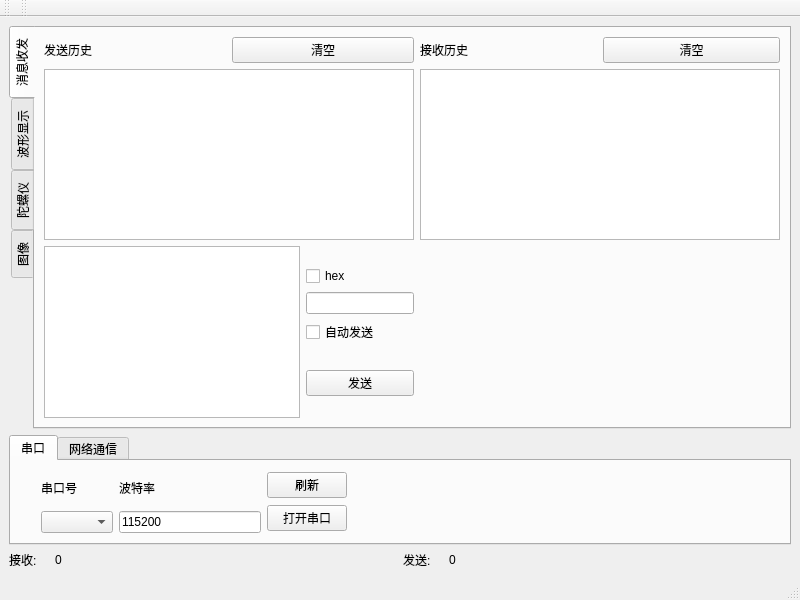
<?xml version="1.0" encoding="UTF-8"?>
<ui version="4.0">
 <class>SmartCarVisual</class>
 <widget class="QMainWindow" name="SmartCarVisual">
  <property name="enabled">
   <bool>true</bool>
  </property>
  <property name="geometry">
   <rect>
    <x>0</x>
    <y>0</y>
    <width>800</width>
    <height>600</height>
   </rect>
  </property>
  <property name="windowTitle">
   <string>SmartCarVisual</string>
  </property>
  <widget class="QWidget" name="centralwidget">
   <layout class="QGridLayout" name="gridLayout_4">
    <item row="0" column="0">
     <widget class="QTabWidget" name="tabWidget">
      <property name="layoutDirection">
       <enum>Qt::LeftToRight</enum>
      </property>
      <property name="tabPosition">
       <enum>QTabWidget::West</enum>
      </property>
      <property name="currentIndex">
       <number>0</number>
      </property>
      <property name="elideMode">
       <enum>Qt::ElideNone</enum>
      </property>
      <widget class="QWidget" name="tab">
       <attribute name="title">
        <string>消息收发</string>
       </attribute>
       <layout class="QGridLayout" name="gridLayout_5">
        <item row="0" column="0">
         <layout class="QHBoxLayout" name="horizontalLayout_8">
          <item>
           <widget class="QLabel" name="label_6">
            <property name="text">
             <string>发送历史</string>
            </property>
           </widget>
          </item>
          <item>
           <widget class="QPushButton" name="pushButton_3">
            <property name="text">
             <string>清空</string>
            </property>
           </widget>
          </item>
         </layout>
        </item>
        <item row="0" column="1">
         <layout class="QHBoxLayout" name="horizontalLayout_9">
          <item>
           <widget class="QLabel" name="label_7">
            <property name="text">
             <string>接收历史</string>
            </property>
           </widget>
          </item>
          <item>
           <widget class="QPushButton" name="pushButton_4">
            <property name="text">
             <string>清空</string>
            </property>
           </widget>
          </item>
         </layout>
        </item>
        <item row="1" column="0">
         <widget class="QTextBrowser" name="communicationSendBrower"/>
        </item>
        <item row="1" column="1">
         <widget class="QTextBrowser" name="communicationReciveBrower"/>
        </item>
        <item row="2" column="0">
         <layout class="QHBoxLayout" name="horizontalLayout_7">
          <item>
           <widget class="QTextEdit" name="communicationSendText"/>
          </item>
          <item>
           <layout class="QVBoxLayout" name="verticalLayout_6">
            <item>
             <layout class="QVBoxLayout" name="verticalLayout_13">
              <item>
               <widget class="QCheckBox" name="communicationSendHex">
                <property name="text">
                 <string>hex</string>
                </property>
               </widget>
              </item>
              <item>
               <widget class="QLineEdit" name="lineEdit"/>
              </item>
              <item>
               <widget class="QCheckBox" name="checkBox_10">
                <property name="text">
                 <string>自动发送</string>
                </property>
               </widget>
              </item>
             </layout>
            </item>
            <item>
             <widget class="QPushButton" name="communicationSend">
              <property name="text">
               <string>发送</string>
              </property>
             </widget>
            </item>
           </layout>
          </item>
         </layout>
        </item>
       </layout>
      </widget>
      <widget class="QWidget" name="tab_2">
       <attribute name="title">
        <string>波形显示</string>
       </attribute>
       <layout class="QGridLayout" name="gridLayout">
        <item row="1" column="0">
         <widget class="QPushButton" name="pushButton_5">
          <property name="text">
           <string>清空数据</string>
          </property>
         </widget>
        </item>
        <item row="0" column="0" colspan="2">
         <layout class="QVBoxLayout" name="verticalLayout_4">
          <item>
           <layout class="QHBoxLayout" name="horizontalLayout_14">
            <item>
             <widget class="QCheckBox" name="checkBox">
              <property name="text">
               <string>Data1</string>
              </property>
             </widget>
            </item>
            <item>
             <widget class="QLabel" name="label_18">
              <property name="minimumSize">
               <size>
                <width>60</width>
                <height>0</height>
               </size>
              </property>
              <property name="text">
               <string>0</string>
              </property>
             </widget>
            </item>
           </layout>
          </item>
          <item>
           <layout class="QHBoxLayout" name="horizontalLayout_15">
            <item>
             <widget class="QCheckBox" name="checkBox_2">
              <property name="text">
               <string>Data2</string>
              </property>
             </widget>
            </item>
            <item>
             <widget class="QLabel" name="label_19">
              <property name="text">
               <string>0</string>
              </property>
             </widget>
            </item>
           </layout>
          </item>
          <item>
           <layout class="QHBoxLayout" name="horizontalLayout_16">
            <item>
             <widget class="QCheckBox" name="checkBox_3">
              <property name="text">
               <string>Data3</string>
              </property>
             </widget>
            </item>
            <item>
             <widget class="QLabel" name="label_20">
              <property name="text">
               <string>0</string>
              </property>
             </widget>
            </item>
           </layout>
          </item>
          <item>
           <layout class="QHBoxLayout" name="horizontalLayout_17">
            <item>
             <widget class="QCheckBox" name="checkBox_4">
              <property name="text">
               <string>Data4</string>
              </property>
             </widget>
            </item>
            <item>
             <widget class="QLabel" name="label_21">
              <property name="text">
               <string>0</string>
              </property>
             </widget>
            </item>
           </layout>
          </item>
          <item>
           <layout class="QHBoxLayout" name="horizontalLayout_18">
            <item>
             <widget class="QCheckBox" name="checkBox_5">
              <property name="text">
               <string>Data5</string>
              </property>
             </widget>
            </item>
            <item>
             <widget class="QLabel" name="label_22">
              <property name="text">
               <string>0</string>
              </property>
             </widget>
            </item>
           </layout>
          </item>
          <item>
           <layout class="QHBoxLayout" name="horizontalLayout_19">
            <item>
             <widget class="QCheckBox" name="checkBox_6">
              <property name="text">
               <string>Data6</string>
              </property>
             </widget>
            </item>
            <item>
             <widget class="QLabel" name="label_23">
              <property name="text">
               <string>0</string>
              </property>
             </widget>
            </item>
           </layout>
          </item>
          <item>
           <layout class="QHBoxLayout" name="horizontalLayout_20">
            <item>
             <widget class="QCheckBox" name="checkBox_7">
              <property name="text">
               <string>Data7</string>
              </property>
             </widget>
            </item>
            <item>
             <widget class="QLabel" name="label_24">
              <property name="text">
               <string>0</string>
              </property>
             </widget>
            </item>
           </layout>
          </item>
          <item>
           <layout class="QHBoxLayout" name="horizontalLayout_21">
            <item>
             <widget class="QCheckBox" name="checkBox_8">
              <property name="text">
               <string>Data8</string>
              </property>
             </widget>
            </item>
            <item>
             <widget class="QLabel" name="label_25">
              <property name="text">
               <string>0</string>
              </property>
             </widget>
            </item>
           </layout>
          </item>
          <item>
           <layout class="QHBoxLayout" name="horizontalLayout_22">
            <item>
             <widget class="QCheckBox" name="checkBox_9">
              <property name="text">
               <string>Data9</string>
              </property>
             </widget>
            </item>
            <item>
             <widget class="QLabel" name="label_26">
              <property name="text">
               <string>0</string>
              </property>
             </widget>
            </item>
           </layout>
          </item>
         </layout>
        </item>
        <item row="0" column="2">
         <widget class="QGraphicsView" name="graphicsView"/>
        </item>
        <item row="1" column="1" colspan="2">
         <widget class="QScrollBar" name="horizontalScrollBar">
          <property name="orientation">
           <enum>Qt::Horizontal</enum>
          </property>
         </widget>
        </item>
       </layout>
      </widget>
      <widget class="QWidget" name="tab_3">
       <attribute name="title">
        <string>陀螺仪</string>
       </attribute>
       <layout class="QGridLayout" name="gridLayout_2">
        <item row="0" column="1">
         <widget class="QGraphicsView" name="graphicsView_2"/>
        </item>
        <item row="0" column="0">
         <layout class="QVBoxLayout" name="verticalLayout_5">
          <item>
           <layout class="QHBoxLayout" name="horizontalLayout_3">
            <item>
             <widget class="QLabel" name="label_3">
              <property name="text">
               <string>x</string>
              </property>
             </widget>
            </item>
            <item>
             <widget class="QComboBox" name="comboBox"/>
            </item>
           </layout>
          </item>
          <item>
           <layout class="QHBoxLayout" name="horizontalLayout_4">
            <item>
             <widget class="QLabel" name="label_4">
              <property name="text">
               <string>y</string>
              </property>
             </widget>
            </item>
            <item>
             <widget class="QComboBox" name="comboBox_2"/>
            </item>
           </layout>
          </item>
          <item>
           <layout class="QHBoxLayout" name="horizontalLayout_5">
            <item>
             <widget class="QLabel" name="label_5">
              <property name="text">
               <string>z</string>
              </property>
             </widget>
            </item>
            <item>
             <widget class="QComboBox" name="comboBox_3"/>
            </item>
           </layout>
          </item>
         </layout>
        </item>
        <item row="1" column="0">
         <widget class="QPushButton" name="pushButton_9">
          <property name="text">
           <string>清空数据</string>
          </property>
         </widget>
        </item>
        <item row="1" column="1">
         <widget class="QScrollBar" name="horizontalScrollBar_2">
          <property name="orientation">
           <enum>Qt::Horizontal</enum>
          </property>
         </widget>
        </item>
       </layout>
      </widget>
      <widget class="QWidget" name="tab_4">
       <attribute name="title">
        <string>图像</string>
       </attribute>
       <layout class="QGridLayout" name="gridLayout_3">
        <item row="2" column="0">
         <widget class="QSlider" name="horizontalSlider">
          <property name="orientation">
           <enum>Qt::Horizontal</enum>
          </property>
         </widget>
        </item>
        <item row="0" column="0">
         <widget class="QStackedWidget" name="stackedWidget">
          <property name="currentIndex">
           <number>2</number>
          </property>
          <widget class="QWidget" name="page">
           <widget class="QWidget" name="layoutWidget">
            <property name="geometry">
             <rect>
              <x>20</x>
              <y>0</y>
              <width>322</width>
              <height>261</height>
             </rect>
            </property>
            <layout class="QVBoxLayout" name="verticalLayout_7">
             <item>
              <widget class="QLabel" name="label_8">
               <property name="text">
                <string>原图</string>
               </property>
              </widget>
             </item>
             <item>
              <widget class="QGraphicsView" name="graphicsView_7"/>
             </item>
            </layout>
           </widget>
           <widget class="QWidget" name="layoutWidget">
            <property name="geometry">
             <rect>
              <x>390</x>
              <y>0</y>
              <width>322</width>
              <height>261</height>
             </rect>
            </property>
            <layout class="QVBoxLayout" name="verticalLayout_8">
             <item>
              <widget class="QLabel" name="label_13">
               <property name="text">
                <string>灰度</string>
               </property>
              </widget>
             </item>
             <item>
              <widget class="QGraphicsView" name="graphicsView_8"/>
             </item>
            </layout>
           </widget>
          </widget>
          <widget class="QWidget" name="page_2">
           <widget class="QWidget" name="layoutWidget_2">
            <property name="geometry">
             <rect>
              <x>20</x>
              <y>0</y>
              <width>322</width>
              <height>261</height>
             </rect>
            </property>
            <layout class="QVBoxLayout" name="verticalLayout_9">
             <item>
              <widget class="QLabel" name="label_14">
               <property name="text">
                <string>逆透视</string>
               </property>
              </widget>
             </item>
             <item>
              <widget class="QGraphicsView" name="graphicsView_5"/>
             </item>
            </layout>
           </widget>
           <widget class="QWidget" name="layoutWidget_3">
            <property name="geometry">
             <rect>
              <x>390</x>
              <y>0</y>
              <width>322</width>
              <height>261</height>
             </rect>
            </property>
            <layout class="QVBoxLayout" name="verticalLayout_10">
             <item>
              <widget class="QLabel" name="label_15">
               <property name="text">
                <string>AI</string>
               </property>
              </widget>
             </item>
             <item>
              <widget class="QGraphicsView" name="graphicsView_4"/>
             </item>
            </layout>
           </widget>
          </widget>
          <widget class="QWidget" name="page_3">
           <widget class="QWidget" name="layoutWidget_4">
            <property name="geometry">
             <rect>
              <x>20</x>
              <y>0</y>
              <width>322</width>
              <height>261</height>
             </rect>
            </property>
            <layout class="QVBoxLayout" name="verticalLayout_11">
             <item>
              <widget class="QLabel" name="label_16">
               <property name="text">
                <string>原图混合</string>
               </property>
              </widget>
             </item>
             <item>
              <widget class="QGraphicsView" name="graphicsView_6"/>
             </item>
            </layout>
           </widget>
           <widget class="QWidget" name="layoutWidget_5">
            <property name="geometry">
             <rect>
              <x>390</x>
              <y>0</y>
              <width>322</width>
              <height>261</height>
             </rect>
            </property>
            <layout class="QVBoxLayout" name="verticalLayout_12">
             <item>
              <widget class="QLabel" name="label_17">
               <property name="text">
                <string>log</string>
               </property>
              </widget>
             </item>
             <item>
              <widget class="QTextBrowser" name="textBrowser_3"/>
             </item>
            </layout>
           </widget>
          </widget>
         </widget>
        </item>
        <item row="3" column="0">
         <layout class="QHBoxLayout" name="horizontalLayout_10">
          <item>
           <widget class="QPushButton" name="pushButton_6">
            <property name="text">
             <string>清除全部图像</string>
            </property>
           </widget>
          </item>
          <item>
           <widget class="QLineEdit" name="lineEdit_2"/>
          </item>
          <item>
           <widget class="QLineEdit" name="lineEdit_3"/>
          </item>
         </layout>
        </item>
        <item row="1" column="0">
         <layout class="QHBoxLayout" name="horizontalLayout_11">
          <item>
           <widget class="QPushButton" name="pushButton_8">
            <property name="text">
             <string>上一页</string>
            </property>
           </widget>
          </item>
          <item>
           <widget class="QPushButton" name="pushButton_7">
            <property name="text">
             <string>下一页</string>
            </property>
           </widget>
          </item>
         </layout>
        </item>
       </layout>
      </widget>
     </widget>
    </item>
    <item row="2" column="0">
     <layout class="QHBoxLayout" name="horizontalLayout_12">
      <item>
       <widget class="QLabel" name="label_9">
        <property name="maximumSize">
         <size>
          <width>40</width>
          <height>16777215</height>
         </size>
        </property>
        <property name="text">
         <string>接收:</string>
        </property>
       </widget>
      </item>
      <item>
       <widget class="QLabel" name="sendCount">
        <property name="text">
         <string>0</string>
        </property>
       </widget>
      </item>
      <item>
       <widget class="QLabel" name="label_11">
        <property name="maximumSize">
         <size>
          <width>40</width>
          <height>16777215</height>
         </size>
        </property>
        <property name="text">
         <string>发送:</string>
        </property>
       </widget>
      </item>
      <item>
       <widget class="QLabel" name="reciveCount">
        <property name="text">
         <string>0</string>
        </property>
       </widget>
      </item>
     </layout>
    </item>
    <item row="1" column="0">
     <widget class="QTabWidget" name="connectWidget">
      <property name="minimumSize">
       <size>
        <width>0</width>
        <height>110</height>
       </size>
      </property>
      <property name="maximumSize">
       <size>
        <width>6666666</width>
        <height>110</height>
       </size>
      </property>
      <property name="currentIndex">
       <number>0</number>
      </property>
      <widget class="QWidget" name="serial">
       <attribute name="title">
        <string>串口</string>
       </attribute>
       <widget class="QWidget" name="layoutWidget">
        <property name="geometry">
         <rect>
          <x>30</x>
          <y>10</y>
          <width>306</width>
          <height>62</height>
         </rect>
        </property>
        <layout class="QHBoxLayout" name="horizontalLayout_2">
         <item>
          <layout class="QHBoxLayout" name="horizontalLayout">
           <item>
            <layout class="QVBoxLayout" name="verticalLayout_2">
             <item alignment="Qt::AlignLeft">
              <widget class="QLabel" name="label_2">
               <property name="text">
                <string>串口号</string>
               </property>
              </widget>
             </item>
             <item>
              <widget class="QComboBox" name="seriaPortListBox"/>
             </item>
            </layout>
           </item>
           <item>
            <layout class="QVBoxLayout" name="verticalLayout">
             <item>
              <widget class="QLabel" name="label">
               <property name="text">
                <string>波特率</string>
               </property>
              </widget>
             </item>
             <item>
              <widget class="QLineEdit" name="baudRateEdit">
               <property name="text">
                <string>115200</string>
               </property>
              </widget>
             </item>
            </layout>
           </item>
          </layout>
         </item>
         <item>
          <layout class="QVBoxLayout" name="verticalLayout_3">
           <item>
            <widget class="QPushButton" name="SerialDeviceFlash">
             <property name="text">
              <string>刷新</string>
             </property>
            </widget>
           </item>
           <item>
            <widget class="QPushButton" name="serialButton">
             <property name="enabled">
              <bool>true</bool>
             </property>
             <property name="text">
              <string>打开串口</string>
             </property>
             <property name="checkable">
              <bool>false</bool>
             </property>
            </widget>
           </item>
          </layout>
         </item>
        </layout>
       </widget>
      </widget>
      <widget class="QWidget" name="socket">
       <attribute name="title">
        <string>网络通信</string>
       </attribute>
       <widget class="QPushButton" name="socketButton">
        <property name="geometry">
         <rect>
          <x>370</x>
          <y>20</y>
          <width>80</width>
          <height>26</height>
         </rect>
        </property>
        <property name="text">
         <string>打开连接</string>
        </property>
       </widget>
       <widget class="QWidget" name="layoutWidget">
        <property name="geometry">
         <rect>
          <x>10</x>
          <y>20</y>
          <width>351</width>
          <height>29</height>
         </rect>
        </property>
        <layout class="QHBoxLayout" name="horizontalLayout_13">
         <item>
          <layout class="QHBoxLayout" name="horizontalLayout_23">
           <item>
            <widget class="QLabel" name="label_27">
             <property name="minimumSize">
              <size>
               <width>20</width>
               <height>20</height>
              </size>
             </property>
             <property name="maximumSize">
              <size>
               <width>20</width>
               <height>20</height>
              </size>
             </property>
             <property name="text">
              <string>IP</string>
             </property>
            </widget>
           </item>
           <item>
            <widget class="QLineEdit" name="IpAddr">
             <property name="maximumSize">
              <size>
               <width>300</width>
               <height>20</height>
              </size>
             </property>
             <property name="text">
              <string>0.0.0.0</string>
             </property>
            </widget>
           </item>
          </layout>
         </item>
         <item>
          <layout class="QHBoxLayout" name="horizontalLayout_24">
           <item>
            <widget class="QLabel" name="label_28">
             <property name="minimumSize">
              <size>
               <width>40</width>
               <height>20</height>
              </size>
             </property>
             <property name="maximumSize">
              <size>
               <width>40</width>
               <height>20</height>
              </size>
             </property>
             <property name="text">
              <string>Port</string>
             </property>
            </widget>
           </item>
           <item>
            <widget class="QLineEdit" name="PortAddr">
             <property name="maximumSize">
              <size>
               <width>1111111</width>
               <height>16777215</height>
              </size>
             </property>
             <property name="text">
              <string>202419</string>
             </property>
            </widget>
           </item>
          </layout>
         </item>
        </layout>
       </widget>
      </widget>
     </widget>
    </item>
   </layout>
  </widget>
  <widget class="QMenuBar" name="menubar">
   <property name="geometry">
    <rect>
     <x>0</x>
     <y>0</y>
     <width>800</width>
     <height>23</height>
    </rect>
   </property>
  </widget>
  <widget class="QStatusBar" name="statusbar"/>
  <widget class="QToolBar" name="toolBar">
   <property name="windowTitle">
    <string>toolBar</string>
   </property>
   <attribute name="toolBarArea">
    <enum>TopToolBarArea</enum>
   </attribute>
   <attribute name="toolBarBreak">
    <bool>false</bool>
   </attribute>
  </widget>
  <widget class="QToolBar" name="toolBar_2">
   <property name="windowTitle">
    <string>toolBar_2</string>
   </property>
   <attribute name="toolBarArea">
    <enum>TopToolBarArea</enum>
   </attribute>
   <attribute name="toolBarBreak">
    <bool>false</bool>
   </attribute>
  </widget>
 </widget>
 <resources/>
 <connections/>
</ui>
